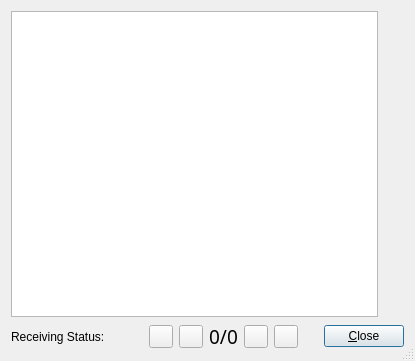
<ui version="4.0" >
 <class>MultimediaDlg</class>
 <widget class="QDialog" name="MultimediaDlg" >
  <property name="geometry" >
   <rect>
    <x>0</x>
    <y>0</y>
    <width>415</width>
    <height>361</height>
   </rect>
  </property>
  <property name="sizePolicy" >
   <sizepolicy vsizetype="Minimum" hsizetype="Minimum" >
    <horstretch>0</horstretch>
    <verstretch>0</verstretch>
   </sizepolicy>
  </property>
  <property name="windowTitle" >
   <string>Dream Multimedia</string>
  </property>
  <property name="windowIcon" >
   <iconset resource="res/icons.qrc" >
    <normaloff>:/icons/MainIcon.png</normaloff>:/icons/MainIcon.png</iconset>
  </property>
  <property name="sizeGripEnabled" >
   <bool>true</bool>
  </property>
  <layout class="QVBoxLayout" >
   <property name="spacing" >
    <number>6</number>
   </property>
   <property name="margin" >
    <number>11</number>
   </property>
   <item>
    <layout class="QHBoxLayout" >
     <property name="spacing" >
      <number>6</number>
     </property>
     <property name="margin" >
      <number>0</number>
     </property>
     <item>
      <widget class="JLBrowser" name="textBrowser" />
     </item>
     <item>
      <widget class="QLabel" name="PixmapFhGIIS" >
       <property name="sizePolicy" >
        <sizepolicy vsizetype="Fixed" hsizetype="Fixed" >
         <horstretch>0</horstretch>
         <verstretch>0</verstretch>
        </sizepolicy>
       </property>
       <property name="pixmap" >
        <pixmap>image1</pixmap>
       </property>
       <property name="scaledContents" >
        <bool>true</bool>
       </property>
       <property name="wordWrap" >
        <bool>false</bool>
       </property>
      </widget>
     </item>
     <item>
      <widget class="QLabel" name="PixmapLogoJournaline" >
       <property name="sizePolicy" >
        <sizepolicy vsizetype="Fixed" hsizetype="Fixed" >
         <horstretch>0</horstretch>
         <verstretch>0</verstretch>
        </sizepolicy>
       </property>
       <property name="pixmap" >
        <pixmap>image2</pixmap>
       </property>
       <property name="scaledContents" >
        <bool>false</bool>
       </property>
       <property name="wordWrap" >
        <bool>false</bool>
       </property>
      </widget>
     </item>
    </layout>
   </item>
   <item>
    <layout class="QHBoxLayout" >
     <property name="spacing" >
      <number>6</number>
     </property>
     <property name="margin" >
      <number>0</number>
     </property>
     <item>
      <widget class="QLabel" name="TextLabel1" >
       <property name="text" >
        <string>Receiving Status:</string>
       </property>
       <property name="wordWrap" >
        <bool>false</bool>
       </property>
      </widget>
     </item>
     <item>
      <widget class="CMultColorLED" native="1" name="LEDStatus" >
       <property name="minimumSize" >
        <size>
         <width>13</width>
         <height>13</height>
        </size>
       </property>
       <property name="maximumSize" >
        <size>
         <width>13</width>
         <height>13</height>
        </size>
       </property>
      </widget>
     </item>
     <item>
      <spacer name="Spacer5" >
       <property name="orientation" >
        <enum>Qt::Horizontal</enum>
       </property>
       <property name="sizeType" >
        <enum>QSizePolicy::Expanding</enum>
       </property>
       <property name="sizeHint" stdset="0" >
        <size>
         <width>20</width>
         <height>20</height>
        </size>
       </property>
      </spacer>
     </item>
     <item>
      <widget class="QToolButton" name="ButtonJumpBegin" >
       <property name="text" >
        <string/>
       </property>
       <property name="icon" >
        <iconset resource="res/icons.qrc" >
         <normaloff>:/icons/JumpBegin.png</normaloff>:/icons/JumpBegin.png</iconset>
       </property>
      </widget>
     </item>
     <item>
      <widget class="QToolButton" name="ButtonStepBack" >
       <property name="text" >
        <string/>
       </property>
       <property name="icon" >
        <iconset resource="res/icons.qrc" >
         <normaloff>:/icons/StepBack.png</normaloff>:/icons/StepBack.png</iconset>
       </property>
      </widget>
     </item>
     <item>
      <widget class="QLabel" name="LabelCurPicNum" >
       <property name="font" >
        <font>
         <family>Arial Black</family>
         <pointsize>14</pointsize>
        </font>
       </property>
       <property name="frameShadow" >
        <enum>QFrame::Sunken</enum>
       </property>
       <property name="text" >
        <string>0/0</string>
       </property>
       <property name="alignment" >
        <set>Qt::AlignCenter</set>
       </property>
       <property name="wordWrap" >
        <bool>false</bool>
       </property>
      </widget>
     </item>
     <item>
      <widget class="QToolButton" name="ButtonStepForward" >
       <property name="text" >
        <string/>
       </property>
       <property name="icon" >
        <iconset resource="res/icons.qrc" >
         <normaloff>:/icons/StepForw.png</normaloff>:/icons/StepForw.png</iconset>
       </property>
      </widget>
     </item>
     <item>
      <widget class="QToolButton" name="ButtonJumpEnd" >
       <property name="text" >
        <string/>
       </property>
       <property name="icon" >
        <iconset resource="res/icons.qrc" >
         <normaloff>:/icons/JumpEnd.png</normaloff>:/icons/JumpEnd.png</iconset>
       </property>
      </widget>
     </item>
     <item>
      <spacer name="Spacer5_2" >
       <property name="orientation" >
        <enum>Qt::Horizontal</enum>
       </property>
       <property name="sizeType" >
        <enum>QSizePolicy::Expanding</enum>
       </property>
       <property name="sizeHint" stdset="0" >
        <size>
         <width>20</width>
         <height>20</height>
        </size>
       </property>
      </spacer>
     </item>
     <item>
      <widget class="QPushButton" name="buttonOk" >
       <property name="text" >
        <string>&amp;Close</string>
       </property>
       <property name="autoDefault" >
        <bool>true</bool>
       </property>
       <property name="default" >
        <bool>true</bool>
       </property>
      </widget>
     </item>
    </layout>
   </item>
  </layout>
 </widget>
 <customwidgets>
  <customwidget>
   <class>CMultColorLED</class>
   <extends>QWidget</extends>
   <header>MultColorLED.h</header>
  </customwidget>
  <customwidget>
   <class>JLBrowser</class>
   <extends>QTextBrowser</extends>
   <header>jlbrowser.h</header>
  </customwidget>
 </customwidgets>
 <resources>
  <include location="res/icons.qrc" />
 </resources>
 <connections/>
</ui>
